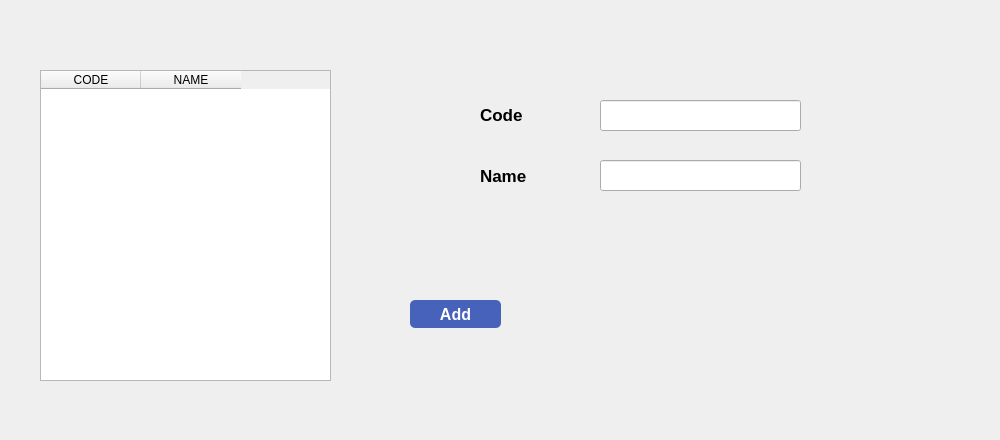
      <widget class="QWidget" name="Code4Details">
       <widget class="QLabel" name="label_6">
        <property name="geometry">
         <rect>
          <x>0</x>
          <y>0</y>
          <width>991</width>
          <height>431</height>
         </rect>
        </property>
        <property name="autoFillBackground">
         <bool>false</bool>
        </property>
        <property name="text">
         <string/>
        </property>
       </widget>
       <widget class="QPushButton" name="pb_parameter_edit_5">
        <property name="geometry">
         <rect>
          <x>630</x>
          <y>260</y>
          <width>91</width>
          <height>28</height>
         </rect>
        </property>
        <property name="styleSheet">
         <string notr="true">
boder-style: outset;
border-wiidth: 2px;
border-radius: 5px;
border-color: black;
font: bold 16px;
</string>
        </property>
        <property name="text">
         <string/>
        </property>
        <property name="icon">
         <iconset>
          <normaloff>WeighBridgeScreens/Button/edit.png</normaloff>WeighBridgeScreens/Button/edit.png</iconset>
        </property>
        <property name="iconSize">
         <size>
          <width>103</width>
          <height>30</height>
         </size>
        </property>
       </widget>
       <widget class="QLabel" name="lb_parameter_name_5">
        <property name="geometry">
         <rect>
          <x>480</x>
          <y>160</y>
          <width>101</width>
          <height>31</height>
         </rect>
        </property>
        <property name="font">
         <font>
          <pointsize>13</pointsize>
          <weight>75</weight>
          <bold>true</bold>
         </font>
        </property>
        <property name="text">
         <string>Name</string>
        </property>
       </widget>
       <widget class="QLabel" name="lb_parameter_code_5">
        <property name="geometry">
         <rect>
          <x>480</x>
          <y>100</y>
          <width>101</width>
          <height>31</height>
         </rect>
        </property>
        <property name="font">
         <font>
          <pointsize>13</pointsize>
          <weight>75</weight>
          <bold>true</bold>
         </font>
        </property>
        <property name="text">
         <string>&lt;html&gt;&lt;head/&gt;&lt;body&gt;&lt;p&gt;&lt;span style=&quot; color:#000000;&quot;&gt;Code&lt;/span&gt;&lt;/p&gt;&lt;/body&gt;&lt;/html&gt;</string>
        </property>
       </widget>
       <widget class="QPushButton" name="pb_parameter_cancel_5">
        <property name="geometry">
         <rect>
          <x>850</x>
          <y>260</y>
          <width>91</width>
          <height>28</height>
         </rect>
        </property>
        <property name="styleSheet">
         <string notr="true">
boder-style: outset;
border-wiidth: 2px;
border-radius: 5px;
border-color: black;
font: bold 16px;
</string>
        </property>
        <property name="text">
         <string/>
        </property>
        <property name="icon">
         <iconset>
          <normaloff>WeighBridgeScreens/Button/cancel.png</normaloff>WeighBridgeScreens/Button/cancel.png</iconset>
        </property>
        <property name="iconSize">
         <size>
          <width>103</width>
          <height>30</height>
         </size>
        </property>
       </widget>
       <widget class="QPushButton" name="pb_parameter_print_5">
        <property name="geometry">
         <rect>
          <x>520</x>
          <y>300</y>
          <width>91</width>
          <height>28</height>
         </rect>
        </property>
        <property name="styleSheet">
         <string notr="true">
boder-style: outset;
border-wiidth: 2px;
border-radius: 5px;
border-color: black;
font: bold 16px;
</string>
        </property>
        <property name="text">
         <string/>
        </property>
        <property name="icon">
         <iconset>
          <normaloff>WeighBridgeScreens/Button/print.png</normaloff>WeighBridgeScreens/Button/print.png</iconset>
        </property>
        <property name="iconSize">
         <size>
          <width>103</width>
          <height>30</height>
         </size>
        </property>
       </widget>
       <widget class="QLineEdit" name="le_parameter_code_5">
        <property name="geometry">
         <rect>
          <x>600</x>
          <y>100</y>
          <width>201</width>
          <height>31</height>
         </rect>
        </property>
       </widget>
       <widget class="QPushButton" name="pb_parameter_save_5">
        <property name="geometry">
         <rect>
          <x>740</x>
          <y>260</y>
          <width>91</width>
          <height>28</height>
         </rect>
        </property>
        <property name="styleSheet">
         <string notr="true">
boder-style: outset;
border-wiidth: 2px;
border-radius: 5px;
border-color: black;
font: bold 16px;
</string>
        </property>
        <property name="text">
         <string/>
        </property>
        <property name="icon">
         <iconset>
          <normaloff>WeighBridgeScreens/Button/save.png</normaloff>WeighBridgeScreens/Button/save.png</iconset>
        </property>
        <property name="iconSize">
         <size>
          <width>103</width>
          <height>30</height>
         </size>
        </property>
       </widget>
       <widget class="QPushButton" name="pb_parameter_close_5">
        <property name="geometry">
         <rect>
          <x>630</x>
          <y>300</y>
          <width>91</width>
          <height>28</height>
         </rect>
        </property>
        <property name="styleSheet">
         <string notr="true">
boder-style: outset;
border-wiidth: 2px;
border-radius: 5px;
border-color: black;
font: bold 16px;
</string>
        </property>
        <property name="text">
         <string/>
        </property>
        <property name="icon">
         <iconset>
          <normaloff>WeighBridgeScreens/Button/close.png</normaloff>WeighBridgeScreens/Button/close.png</iconset>
        </property>
        <property name="iconSize">
         <size>
          <width>103</width>
          <height>30</height>
         </size>
        </property>
       </widget>
       <widget class="QPushButton" name="pb_parameter_create_5">
        <property name="geometry">
         <rect>
          <x>410</x>
          <y>260</y>
          <width>91</width>
          <height>28</height>
         </rect>
        </property>
        <property name="styleSheet">
         <string notr="true">
boder-style: outset;
border-wiidth: 2px;
border-radius: 5px;
border-color: black;
font: bold 16px;
</string>
        </property>
        <property name="text">
         <string/>
        </property>
        <property name="icon">
         <iconset>
          <normaloff>WeighBridgeScreens/Button/create.png</normaloff>WeighBridgeScreens/Button/create.png</iconset>
        </property>
        <property name="iconSize">
         <size>
          <width>103</width>
          <height>30</height>
         </size>
        </property>
       </widget>
       <widget class="QTableWidget" name="tableWidget_5">
        <property name="geometry">
         <rect>
          <x>40</x>
          <y>70</y>
          <width>291</width>
          <height>311</height>
         </rect>
        </property>
        <property name="columnCount">
         <number>2</number>
        </property>
        <column>
         <property name="text">
          <string>CODE</string>
         </property>
        </column>
        <column>
         <property name="text">
          <string>NAME</string>
         </property>
        </column>
       </widget>
       <widget class="QLineEdit" name="le_parameter_name_5">
        <property name="geometry">
         <rect>
          <x>600</x>
          <y>160</y>
          <width>201</width>
          <height>31</height>
         </rect>
        </property>
        <property name="text">
         <string/>
        </property>
       </widget>
       <widget class="QPushButton" name="pb_parameter_delete_5">
        <property name="geometry">
         <rect>
          <x>520</x>
          <y>260</y>
          <width>91</width>
          <height>28</height>
         </rect>
        </property>
        <property name="styleSheet">
         <string notr="true">
boder-style: outset;
border-wiidth: 2px;
border-radius: 5px;
border-color: black;
font: bold 16px;
</string>
        </property>
        <property name="text">
         <string/>
        </property>
        <property name="icon">
         <iconset>
          <normaloff>WeighBridgeScreens/Button/delete.png</normaloff>WeighBridgeScreens/Button/delete.png</iconset>
        </property>
        <property name="iconSize">
         <size>
          <width>103</width>
          <height>30</height>
         </size>
        </property>
       </widget>
       <widget class="QPushButton" name="pb_parameter_add_5">
        <property name="geometry">
         <rect>
          <x>410</x>
          <y>300</y>
          <width>91</width>
          <height>28</height>
         </rect>
        </property>
        <property name="styleSheet">
         <string notr="true">background-color: rgb(71, 98, 186);
color:white;
boder-style: outset;
border-wiidth: 2px;
border-radius: 5px;
border-color: black;
font: bold 16px;
</string>
        </property>
        <property name="text">
         <string>Add</string>
        </property>
        <property name="iconSize">
         <size>
          <width>103</width>
          <height>30</height>
         </size>
        </property>
       </widget>
      </widget>
